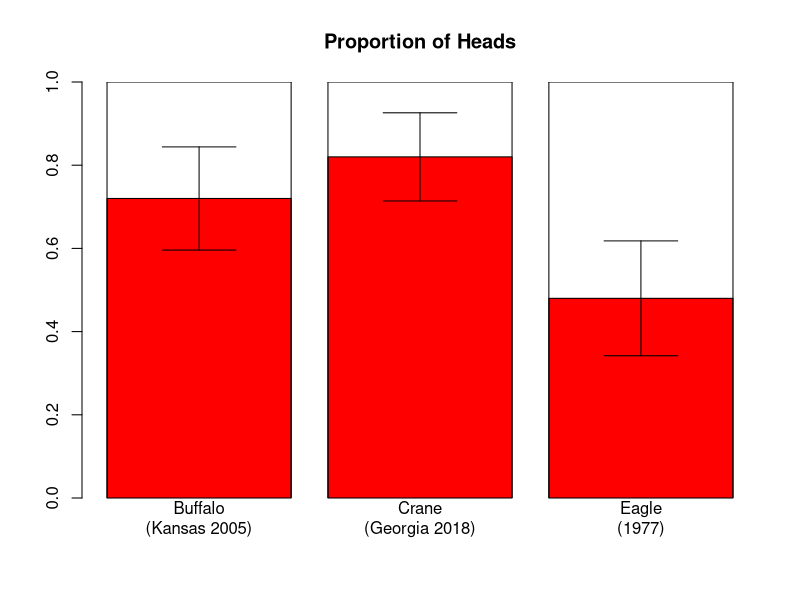

Here is the R script that generated this plot:
## ---- chunk 1
q1 = c(1,1,1,1,0,1,1,0,0,1,1,0,0,1,1,1,1,1,1,1,1,0,1,1,1,1,1,1,1,0,1,0,1,0,0,1,1,1,0,1,0,1,1,0,0,1,1,1,1,1)
q2 = c(1,1,1,0,1,0,1,1,1,1,1,0,1,1,1,1,1,0,1,1,1,1,1,1,1,1,1,1,1,1,1,1,0,0,1,1,1,1,0,1,1,0,1,1,1,1,1,1,1,0)
q3 = c(0,0,0,0,1,1,0,0,1,0,0,1,0,0,1,1,0,0,1,1,0,0,1,1,1,0,1,0,1,1,0,0,1,0,0,1,1,1,0,1,0,0,1,0,0,1,1,1,0,1)
n = c(length(q1),length(q2),length(q3))
ns = c(sum(q1),sum(q2),sum(q3))
phat = ns/n
z = round(qnorm(0.975),2)
se = sqrt(phat*(1-phat)/n)
me = z*se
lb = round(phat-me,3)
ub = round(phat+me,3)
## ---- chunk 2
bp = barplot(phat,names.arg=c("Buffalo\n(Kansas 2005)","Crane\n(Georgia 2018)","Eagle\n(1977)"), main="Proportion of Heads", col="red", ylim=c(0,1))
for(i in 1:3){
  lines(c(bp[i],bp[i]),c(lb[i],ub[i]))
  lines(c(bp[i]-0.2,bp[i]+0.2),c(lb[i],lb[i]))
  lines(c(bp[i]-0.2,bp[i]+0.2),c(ub[i],ub[i]))
  lines(c(bp[i]-0.5,bp[i]-0.5),c(0,1))
  lines(c(bp[i]+0.5,bp[i]+0.5),c(0,1))
  lines(c(bp[i]-0.5,bp[i]+0.5),c(1,1))
}
